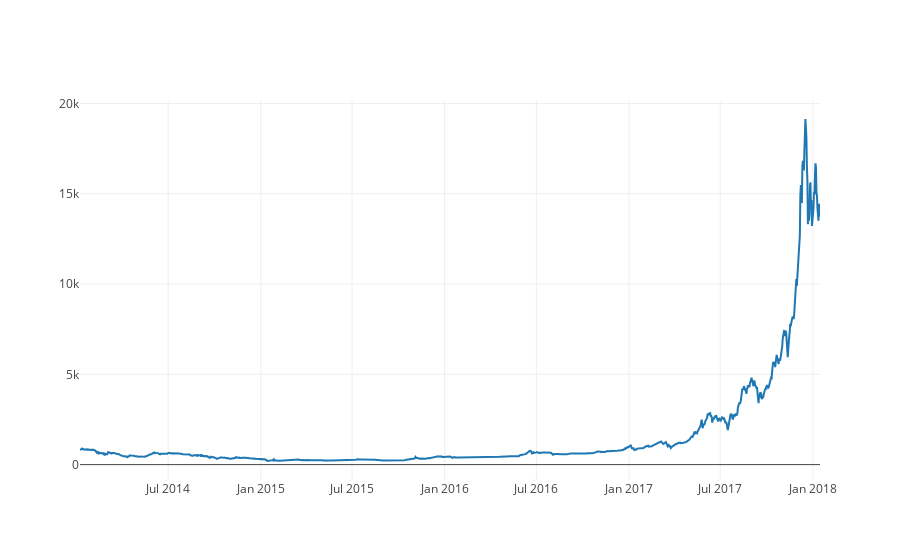

Source (notebook cell):
### Code cell
from math import sqrt
from numpy import concatenate
from matplotlib import pyplot
import pandas as pd
from datetime import datetime
from sklearn.preprocessing import MinMaxScaler
from sklearn.preprocessing import LabelEncoder
from sklearn.metrics import mean_squared_error
from keras.models import Sequential
from keras.layers import Dense,Dropout
from keras.layers import LSTM
from keras.optimizers import RMSprop
import plotly.offline as py
import plotly.graph_objs as go
import numpy as np
import seaborn as sns
py.init_notebook_mode(connected=True)
%matplotlib inline
import quandl
data = quandl.get('BCHARTS/KRAKENUSD', returns='pandas')
data['Weighted Price'].replace(0, np.nan, inplace=True)
data['Weighted Price'].fillna(method='ffill', inplace=True)
btc_trace = go.Scatter(x=data.index, y=data['Weighted Price'], name= 'Price')
py.iplot([btc_trace])

### Figure 1 — Plotly figure (JSON) as saved in the notebook; plotly's stock layout.template omitted (floating-point values rounded to 4 significant figures; data arrays with more than 128 entries replaced by an {"elided": "..."} marker saying what was removed)
{"data": [{"name": "Price", "type": "scatter", "x": {"elided": "1470 str values"}, "y": {"elided": "1470 float values"}}], "layout": {}}
